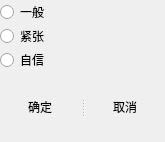
<?xml version="1.0" encoding="UTF-8"?>
<ui version="4.0">
 <class>ChoosenSen</class>
 <widget class="QDialog" name="ChoosenSen">
  <property name="geometry">
   <rect>
    <x>0</x>
    <y>0</y>
    <width>155</width>
    <height>142</height>
   </rect>
  </property>
  <property name="windowTitle">
   <string>Dialog</string>
  </property>
  <layout class="QVBoxLayout" name="verticalLayout_2">
   <property name="spacing">
    <number>0</number>
   </property>
   <property name="leftMargin">
    <number>0</number>
   </property>
   <property name="topMargin">
    <number>0</number>
   </property>
   <property name="rightMargin">
    <number>0</number>
   </property>
   <property name="bottomMargin">
    <number>0</number>
   </property>
   <item>
    <widget class="QWidget" name="widget" native="true">
     <layout class="QVBoxLayout" name="verticalLayout">
      <property name="spacing">
       <number>0</number>
      </property>
      <property name="leftMargin">
       <number>0</number>
      </property>
      <property name="topMargin">
       <number>0</number>
      </property>
      <property name="rightMargin">
       <number>0</number>
      </property>
      <property name="bottomMargin">
       <number>0</number>
      </property>
      <item>
       <widget class="QRadioButton" name="commonButton">
        <property name="text">
         <string>一般</string>
        </property>
       </widget>
      </item>
      <item>
       <widget class="QRadioButton" name="nervousButton">
        <property name="text">
         <string>紧张</string>
        </property>
       </widget>
      </item>
      <item>
       <widget class="QRadioButton" name="confButton">
        <property name="text">
         <string>自信</string>
        </property>
       </widget>
      </item>
     </layout>
    </widget>
   </item>
   <item>
    <widget class="QSplitter" name="splitter">
     <property name="orientation">
      <enum>Qt::Horizontal</enum>
     </property>
     <property name="handleWidth">
      <number>5</number>
     </property>
     <widget class="QPushButton" name="okButton">
      <property name="text">
       <string>确定</string>
      </property>
      <property name="flat">
       <bool>true</bool>
      </property>
     </widget>
     <widget class="QPushButton" name="cancelButton">
      <property name="text">
       <string>取消</string>
      </property>
      <property name="flat">
       <bool>true</bool>
      </property>
     </widget>
    </widget>
   </item>
  </layout>
 </widget>
 <resources/>
 <connections/>
</ui>
